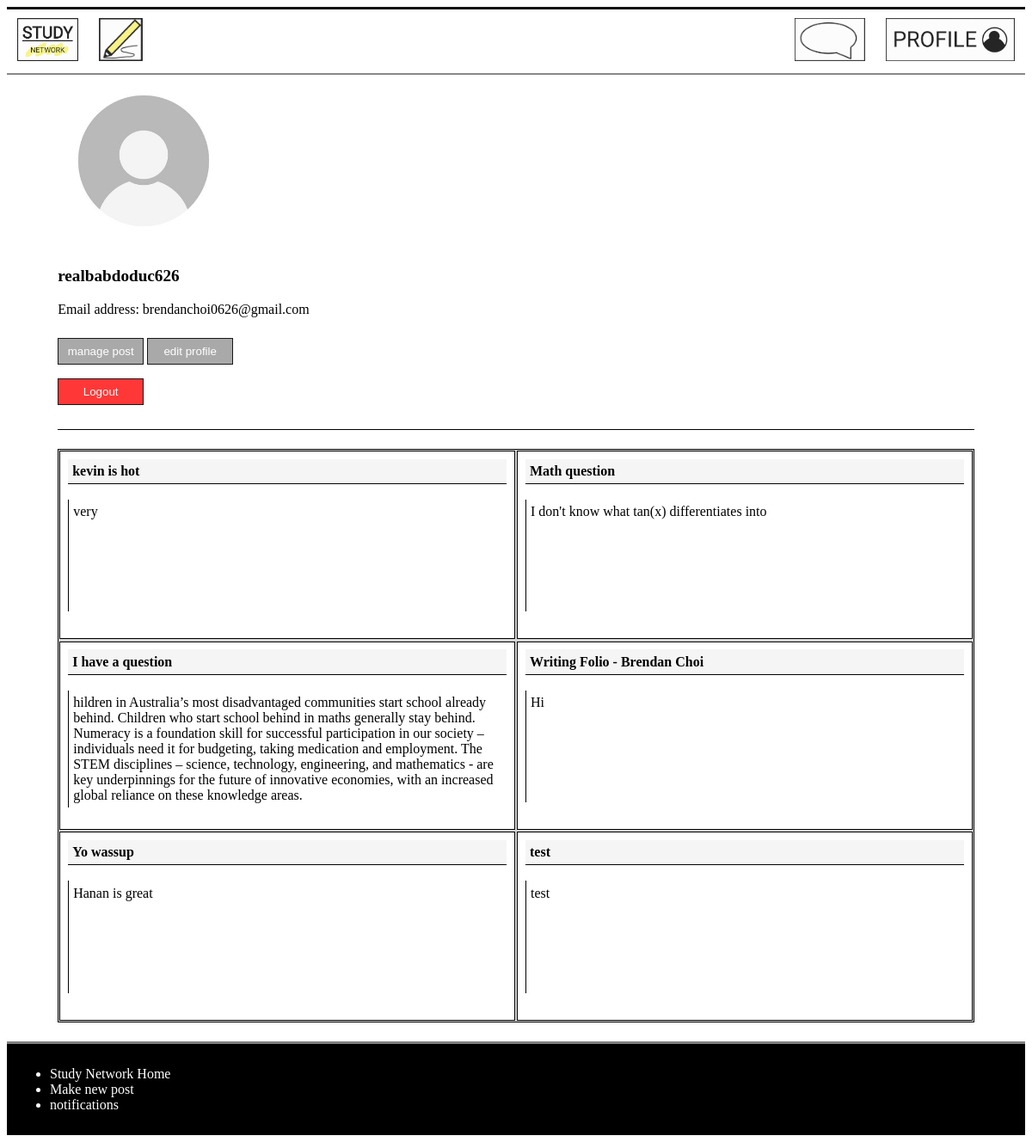
Before: /profile/6 (signed in) with the older database file.
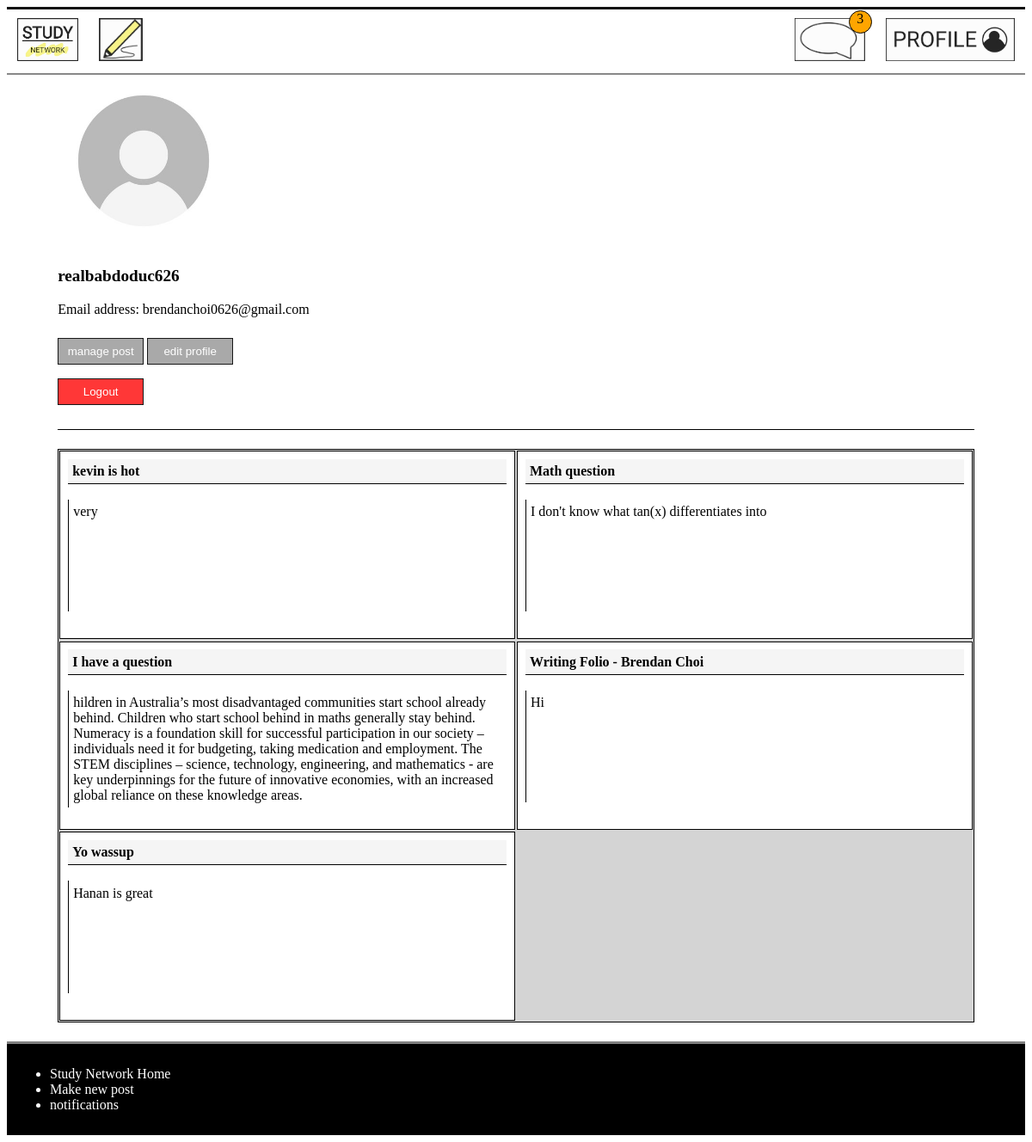
After: the same page with the newer database file.
### models.py (models this page shows)
class Post(db.Model):
    __tablename__ = 'Post'
    id = db.Column(db.Integer, primary_key=True)
    title = db.Column(db.Text)
    discussion = db.Column(db.Text)
    date = db.Column(db.Integer)
    comments = db.Column(db.Integer)
    user_id = db.Column(db.Integer, db.ForeignKey('User.id'))
    post_user = db.relationship('User', back_populates='user_post')
    replies_post = db.relationship('Reply', secondary=PostReply, back_populates='posts_reply')
    categories_post = db.relationship('Category', secondary=PostCategory, back_populates='posts_category')
    notifications_post = db.relationship('Notification', back_populates='posts_notification')
    posts = db.relationship('Comment', back_populates='user')

### main.py (the view)
@app.route('/profile/<int:id>')
def profile(id):
    user_info = models.User.query.filter_by(id = id).first_or_404()
    post_info = models.Post.query.filter_by(user_id = id).order_by(desc(models.Post.id)).all()
    if g.logged_in_user:
        logged_in_user_info = models.User.query.filter_by(id = session["logged_in_user"]).first_or_404()
        return render_template('profile.html', user=user_info, post=post_info, loginuser=logged_in_user_info)
    else:
        return render_template('profile.html', user=user_info, post=post_info)

### main.py (called while the page is built)
@app.context_processor
def notification_processor():
    if  g.logged_in_user:
        num_notification = models.Notification.query.filter_by(user_id = session["logged_in_user"]).all()
        return dict(num_notification = len(num_notification))
    else:
        return dict(num_notification = "No one is logged in")

@app.before_request
def before_request():
    g.logged_in_user = None
    if 'logged_in_user' in session:
        g.logged_in_user = session['logged_in_user']

### templates/profile.html (shortened to what this page needs)
{% extends 'layout.html' %}
{% block content %}
<main>
<div class="personal_info">
<img src="/static/logo/sampleProfile.jpg" alt="profile pic" width="200px" height="200px">
<p class="username"><strong>{{ user.username }}</strong></p>
{% if g.logged_in_user == user.id %}
    <p>Email address: {{ user.email }}</p>
    <div class="manage_profile">
        <button onclick="manageProfile()">manage post</button>
        <button onclick="">edit profile</button>
    </div>
    <div class="logout">
        <button onclick="window.location = 'http://127.0.0.1:5000/logout'" type="submit">Logout</button>
    </div>
{% endif %}
</div>
<div class="profile" id="pro">
{% for each_post in post %}
    {% if g.logged_in_user %}
        <p><a href="/delete_post/{{each_post.id}}"><img id=manageProfile src="/static/logo/red X.jpg" alt="click to delete"></a>
            <a class="title" href="/comment/{{each_post.id}}"><strong>{{each_post.title}}</strong></a><br>
        <a class="discussion" href="/comment/{{each_post.id}}">{{each_post.discussion}}</a></p>
    {% else %}
        <p><a class="title" href="/signin"><strong>{{each_post.title}}</strong></a><br>
        <a class="discussion" href="/signin">{{each_post.discussion}}</a></p>
    {% endif %}
{% endfor %}
</div>
</main>
{% endblock %}

Changed rows visible on the page:
removed Post: title "test", discussion "test"
Other visible differences:
{{ num_notification }}: (not shown) → "3"
